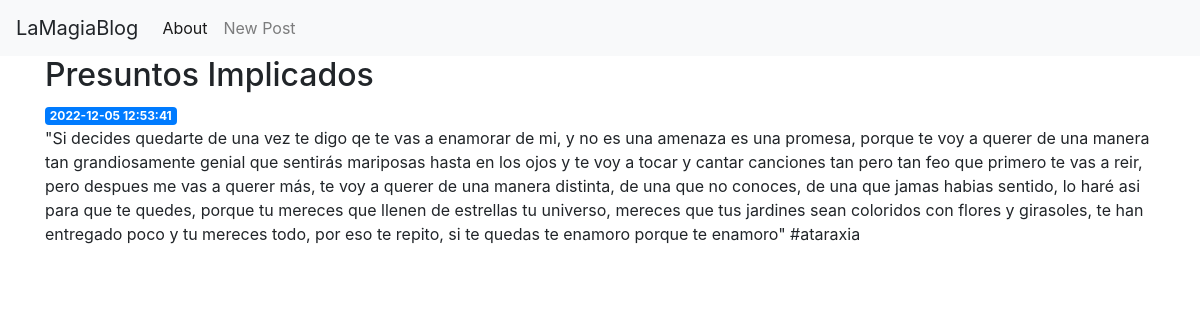
The page /1 on the database its author committed.
### tables this page shows
CREATE TABLE posts (
    id INTEGER PRIMARY KEY AUTOINCREMENT,
    created TIMESTAMP NOT NULL DEFAULT  CURRENT_TIMESTAMP,
    title TEXT NOT NULL,
    content TEXT NOT NULL
);

### app.py (the view)
@app.route('/<int:post_id>')
def post(post_id):
    post = get_post(post_id)
    return render_template('post.html',post=post)

### app.py (called while the page is built)
def get_db_connection():
    conn = sqlite3.connect('database.db')
    conn.row_factory  = sqlite3.Row
    return conn

def get_post(post_id):
    conn = get_db_connection()
    post = conn.execute('SELECT * FROM posts WHERE id = ?', (post_id,)).fetchone()
    conn.close()
    if post is None:
       abort(404)
    return post

### templates/post.html
{%extends 'base.html' %}
{% block content %}
    <h2>{%block title %}{{ post['title']}}{% endblock %}</h2>
    <span class= "badge badge-primary">{{ post['created']}}</span>
    <p>{{post['content']}}</p>
{% endblock %}

### rows shown on the page
posts: title "Presuntos Implicados", created "2022-12-05 12:53:41", content "\"Si decides quedarte de una vez te digo qe te vas a enamorar de mi, y no es una amenaza es una promesa, porque te voy a querer de una manera tan grandiosamente genial que sentirás mariposas hasta en los ojos y te voy a tocar y cantar canciones tan pero tan feo que primero te vas a reir, pero despues me vas a querer más, te voy a querer de una manera distinta, de una que no conoces, de una que jamas habias sentido, lo haré asi para que te quedes, porque tu mereces que llenen de estrellas tu universo, mereces que tus jardines sean coloridos con flores y girasoles, te han entregado poco y tu mereces todo, por eso te repito, si te quedas te enamoro porque te enamoro\" #ataraxia"
